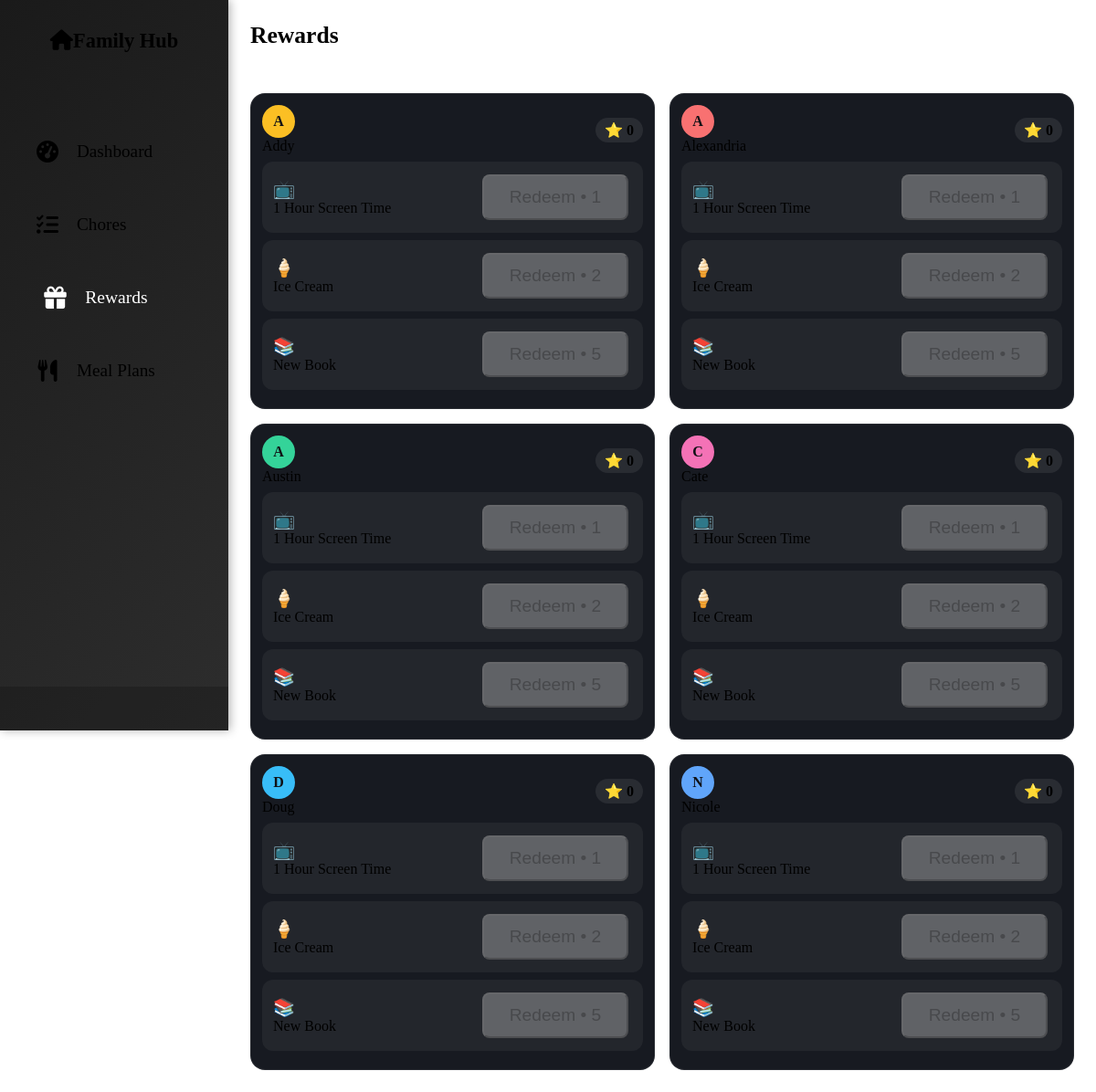
/rewards/, run on the app's committed database.
### tables this page shows
CREATE TABLE users (
	id VARCHAR NOT NULL, 
	email VARCHAR, 
	first_name VARCHAR, 
	last_name VARCHAR, 
	profile_image_url VARCHAR, 
	is_admin BOOLEAN NOT NULL, 
	created_at DATETIME, 
	updated_at DATETIME, name TEXT, color TEXT, avatar TEXT, 
	PRIMARY KEY (id), 
	UNIQUE (email)
);

CREATE TABLE rewards (
  id INTEGER PRIMARY KEY AUTOINCREMENT,
  title TEXT NOT NULL,
  cost_points INTEGER NOT NULL,
  active INTEGER NOT NULL DEFAULT 1
, emoji TEXT);

### rewards/routes.py (the view)
@bp.get('/')
def rewards_home():
    with db.engine.begin() as conn:
        users = ps.list_users(conn)
        rewards = ps.list_rewards(conn, active_only=True)
        balances = {u.name: ps.user_balance(conn, u.name) for u in users}
    return render_template('rewards/index.html', users=users, rewards=rewards, balances=balances)

### services/points_service.py (called while the page is built)
def user_balance(conn, user: str) -> int:
    return int(
        conn.execute(
            text("SELECT COALESCE(SUM(points),0) FROM points_ledger WHERE user_name=:u"),
            {"u": user},
        ).scalar()
        or 0
    )

def list_users(conn):
    return conn.execute(
        text("SELECT id, name, color, avatar FROM users ORDER BY name")
    ).fetchall()

def list_rewards(conn, active_only: bool = True):
    sql = "SELECT id, title, cost_points, emoji, active FROM rewards"
    if active_only:
        sql += " WHERE active=1"
    sql += " ORDER BY cost_points, title"
    return conn.execute(text(sql)).fetchall()

### templates/rewards/index.html (shortened to what this page needs)
{% extends "base.html" %}
{% block content %}
<div class="section-header"><h1>Rewards</h1></div>
<div class="rewards-grid">
  {% for u in users %}
  {% set bal = balances[u.name] %}
  <div class="kid-card">
    <div class="kid-head">
      <div class="d-flex align-items-center gap-2">
  <div class="avatar" style="background: {{ u.color or '#7dd3fc' }};">{{ (u.avatar or (u.name or '?')[0:1]).upper() }}</div>
        <div class="fw-semibold">{{ u.name }}</div>
      </div>
      <div class="balance">⭐ {{ bal }}</div>
    </div>
    {% for r in rewards %}
      <div class="reward-row">
        <div class="d-flex align-items-center gap-2">
          <span style="font-size:1.2rem">{{ r.emoji or '🎁' }}</span>
          <div class="fw-semibold">{{ r.title }}</div>
        </div>
        <button class="btn btn-success redeem"
                data-user="{{ u.name }}" data-reward="{{ r.id }}"
                {% if bal < r.cost_points %}disabled{% endif %}>
          Redeem • {{ r.cost_points }}
        </button>
      </div>
    {% endfor %}
  </div>
  {% endfor %}
</div>
{% endblock %}

### templates/base.html (shortened to what this page needs)
<!DOCTYPE html>
<html lang="en" data-bs-theme="dark">
<head>
    <link href="https://cdn.replit.com/agent/bootstrap-agent-dark-theme.min.css" rel="stylesheet">
    <link href="https://cdnjs.cloudflare.com/ajax/libs/font-awesome/6.0.0/css/all.min.css" rel="stylesheet">
    <link href="{{ url_for('static', filename='css/touch-optimized.css') }}" rel="stylesheet">
</head>
<body>
    <nav class="sidebar">
        <div class="sidebar-header">
            <h4><i class="fas fa-home me-2"></i>Family Hub</h4>
        </div>
        {% set _path = request.path %}
        <ul class="sidebar-nav">
            <li class="nav-item">
                <a class="nav-link {% if _path == '/' %}active{% endif %}" href="{{ url_for('index') }}" data-section="dashboard">
                    <i class="fas fa-tachometer-alt"></i>
                    <span>Dashboard</span>
                </a>
            </li>
            <li class="nav-item">
                <a class="nav-link {% if _path.startswith('/chores') %}active{% endif %}" href="{{ url_for('view_chores') }}" data-section="chores">
                    <i class="fas fa-tasks"></i>
                    <span>Chores</span>
                </a>
            </li>
            <li class="nav-item">
                <a class="nav-link {% if _path.startswith('/rewards') %}active{% endif %}" href="{{ url_for('rewards.rewards_home') }}">
                    <i class="fas fa-gift"></i>
                    <span>Rewards</span>
                </a>
            </li>
            <li class="nav-item">
                <a class="nav-link {% if _path.startswith('/meal-plans') %}active{% endif %}" href="{{ url_for('meal_plans') }}" data-section="meals">
                    <i class="fas fa-utensils"></i>
                    <span>Meal Plans</span>
                </a>
            </li>
        </ul>
        <div class="sidebar-footer">
        </div>
    </nav>
    <main class="main-content">
        {% block content %}{% endblock %}
    </main>
</body>
</html>

### static/css/touch-optimized.css (style rules this page uses)
:root { --touch-target-min: 48px; --touch-spacing: 16px; --large-font-size: 1.2rem; --xl-font-size: 1.4rem; --xxl-font-size: 1.6rem; --sidebar-width: 280px; --sidebar-collapsed-width: 70px; }
* { -webkit-touch-callout: none; -webkit-user-select: none; -khtml-user-select: none; -moz-user-select: none; -ms-user-select: none; user-select: none; }
body { margin: 0; padding: 0; display: flex; min-height: 100vh; overflow-x: hidden; }
.sidebar { width: var(--sidebar-width); min-height: 100vh; background: linear-gradient(135deg, #1a1a1a 0%, #2d2d2d 100%); border-right: 2px solid var(--bs-border-color); display: flex; flex-direction: column; position: fixed; top: 0; left: 0; z-index: 1000; transition: all 0.3s ease; box-shadow: 2px 0 10px rgba(0, 0, 0, 0.3); }
.sidebar-header { padding: 2rem 1.5rem; text-align: center; border-bottom: 2px solid var(--bs-border-color); background: rgba(var(--bs-primary-rgb), 0.1); }
.sidebar-header h4 { color: var(--bs-light); margin: 0; font-size: var(--xl-font-size); font-weight: 600; }
.sidebar-nav { flex: 1; padding: 2rem 0; list-style: none; margin: 0; }
.sidebar-nav .nav-item { margin: 0.5rem 1rem; }
.sidebar-nav .nav-link { display: flex; align-items: center; padding: 1rem 1.5rem; color: var(--bs-light); text-decoration: none; border-radius: 0.75rem; transition: all 0.3s ease; font-size: var(--large-font-size); font-weight: 500; min-height: var(--touch-target-min); cursor: pointer; }
.sidebar-nav .nav-link i { font-size: 1.5rem; width: 2rem; text-align: center; margin-right: 1rem; }
.sidebar-nav .nav-link:hover, .sidebar-nav .nav-link:focus, .sidebar-nav .nav-link.active { background: linear-gradient(135deg, var(--bs-primary) 0%, #0056b3 100%); color: white; transform: translateX(10px) scale(1.02); box-shadow: 0 4px 15px rgba(var(--bs-primary-rgb), 0.4); }
.sidebar-nav .nav-link.active { background: linear-gradient(135deg, var(--bs-success) 0%, #0f5132 100%); }
.sidebar-footer { padding: 1.5rem; border-top: 2px solid var(--bs-border-color); background: rgba(0, 0, 0, 0.2); }
.main-content { flex: 1; margin-left: var(--sidebar-width); padding: 2rem; background: var(--bs-dark); min-height: 100vh; overflow-y: auto; transition: all 0.3s ease; }
.btn { font-size: var(--large-font-size); padding: 0.75rem 1.5rem; min-height: var(--touch-target-min); min-width: var(--touch-target-min); border-radius: 0.5rem; transition: all 0.2s ease; margin: 0.25rem; }
h1 { font-size: var(--xxl-font-size); margin-bottom: 1.5rem; }
.section-header { display: flex; justify-content: space-between; align-items: center; margin-bottom: 2rem; padding-bottom: 1rem; border-bottom: 2px solid var(--bs-border-color); }
.section-header h1 { margin: 0; color: var(--bs-light); }
@media (orientation: landscape) { .sidebar { width: 250px; } }
@media (orientation: landscape) { .main-content { margin-left: 250px; padding: 1.5rem; } }
@media (orientation: landscape) { .sidebar-nav .nav-link { padding: 0.75rem 1.25rem; } }
.touch-indicator { position: relative; overflow: hidden; }
.touch-indicator::after { content: ""; position: absolute; top: 50%; left: 50%; width: 0; height: 0; background: rgba(255, 255, 255, 0.3); border-radius: 50%; transform: translate(-50%, -50%); transition: width 0.3s ease, height 0.3s ease; }

### templates/rewards/index.html (style rules this page uses)
.rewards-grid { display: grid; gap: 16px; grid-template-columns: repeat(auto-fit, minmax(320px, 1fr)); }
.kid-card { border-radius: 16px; padding: 12px; background: var(--panel, #171a21); border: 1px solid rgba(255,255,255,.08); }
.kid-head { display:flex; align-items:center; justify-content:space-between; margin-bottom: 8px; }
.avatar { width:36px; height:36px; border-radius:50%; display:flex; align-items:center; justify-content:center; font-weight:700; color:#0f1115; }
.balance { background: rgba(255,255,255,.08); border-radius: 999px; padding: 4px 10px; font-weight:600; }
.reward-row { display:flex; align-items:center; justify-content:space-between; padding:10px 12px; border-radius:12px; background: rgba(255,255,255,.05); margin-bottom:8px; }
.redeem { min-width: 160px; }

### data on the page
users: avatar "A", name "Addy", is_admin "0"
rewards: emoji "📺", title "1 Hour Screen Time", cost_points "1"
rewards: emoji "🍦", title "Ice Cream", cost_points "2"
rewards: emoji "📚", title "New Book", cost_points "5"
users: avatar "A", name "Alexandria", is_admin "0"
users: avatar "A", name "Austin", is_admin "0"
users: avatar "C", name "Cate", is_admin "0"
users: avatar "D", name "Doug", bal "0"
users: avatar "N", name "Nicole", is_admin "0"
